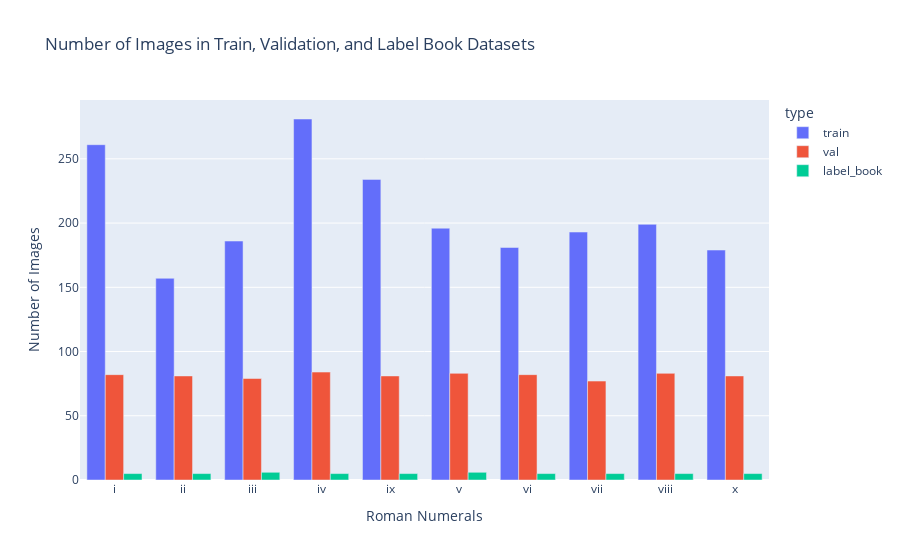

Notebook code for this chart:
### Code cell
# Combine all counts into a dataframe
df_counts = pd.DataFrame(train_counts + val_counts + label_book_counts)

# Plot the data using plotly express
fig = px.bar(df_counts, x='label', y='count', color='type', barmode='group',
             title="Number of Images in Train, Validation, and Label Book Datasets",
             labels={'label': 'Roman Numerals', 'count': 'Number of Images'})
fig.show()

### Figure 1 — Plotly figure (JSON) as saved in the notebook; plotly's stock layout.template omitted (floating-point values rounded to 4 significant figures)
{"data": [{"alignmentgroup": "True", "hovertemplate": "type=train<br>Roman Numerals=%{x}<br>Number of Images=%{y}<extra></extra>", "legendgroup": "train", "marker": {"color": "#636efa", "pattern": {"shape": ""}}, "name": "train", "offsetgroup": "train", "orientation": "v", "showlegend": true, "textposition": "auto", "type": "bar", "x": ["i", "ii", "iii", "iv", "ix", "v", "vi", "vii", "viii", "x"], "xaxis": "x", "y": [261, 157, 186, 281, 234, 196, 181, 193, 199, 179], "yaxis": "y"}, {"alignmentgroup": "True", "hovertemplate": "type=val<br>Roman Numerals=%{x}<br>Number of Images=%{y}<extra></extra>", "legendgroup": "val", "marker": {"color": "#EF553B", "pattern": {"shape": ""}}, "name": "val", "offsetgroup": "val", "orientation": "v", "showlegend": true, "textposition": "auto", "type": "bar", "x": ["i", "ii", "iii", "iv", "ix", "v", "vi", "vii", "viii", "x"], "xaxis": "x", "y": [82, 81, 79, 84, 81, 83, 82, 77, 83, 81], "yaxis": "y"}, {"alignmentgroup": "True", "hovertemplate": "type=label_book<br>Roman Numerals=%{x}<br>Number of Images=%{y}<extra></extra>", "legendgroup": "label_book", "marker": {"color": "#00cc96", "pattern": {"shape": ""}}, "name": "label_book", "offsetgroup": "label_book", "orientation": "v", "showlegend": true, "textposition": "auto", "type": "bar", "x": ["i", "ii", "iii", "iv", "ix", "v", "vi", "vii", "viii", "x"], "xaxis": "x", "y": [5, 5, 6, 5, 5, 6, 5, 5, 5, 5], "yaxis": "y"}], "layout": {"barmode": "group", "legend": {"title": {"text": "type"}, "tracegroupgap": 0}, "title": {"text": "Number of Images in Train, Validation, and Label Book Datasets"}, "xaxis": {"anchor": "y", "domain": [0, 1], "title": {"text": "Roman Numerals"}}, "yaxis": {"anchor": "x", "domain": [0, 1], "title": {"text": "Number of Images"}}}}
